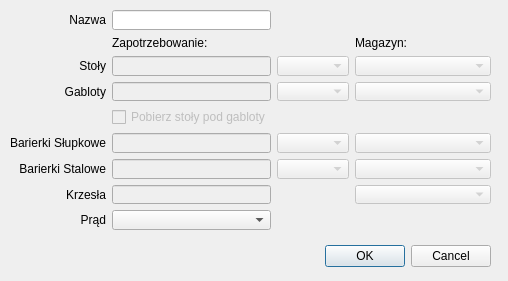
<?xml version="1.0" encoding="UTF-8"?>
<ui version="4.0">
 <class>Nowestoisko</class>
 <widget class="QDialog" name="Nowestoisko">
  <property name="geometry">
   <rect>
    <x>0</x>
    <y>0</y>
    <width>508</width>
    <height>281</height>
   </rect>
  </property>
  <property name="sizePolicy">
   <sizepolicy hsizetype="Fixed" vsizetype="Fixed">
    <horstretch>0</horstretch>
    <verstretch>0</verstretch>
   </sizepolicy>
  </property>
  <property name="windowTitle">
   <string>Dialog</string>
  </property>
  <widget class="QDialogButtonBox" name="buttonBox">
   <property name="geometry">
    <rect>
     <x>200</x>
     <y>240</y>
     <width>291</width>
     <height>32</height>
    </rect>
   </property>
   <property name="orientation">
    <enum>Qt::Horizontal</enum>
   </property>
   <property name="standardButtons">
    <set>QDialogButtonBox::Cancel|QDialogButtonBox::Ok</set>
   </property>
  </widget>
  <widget class="QWidget" name="layoutWidget">
   <property name="geometry">
    <rect>
     <x>10</x>
     <y>10</y>
     <width>481</width>
     <height>220</height>
    </rect>
   </property>
   <layout class="QGridLayout" name="gridLayout">
    <item row="5" column="0">
     <widget class="QLabel" name="label_4">
      <property name="text">
       <string>Barierki Słupkowe</string>
      </property>
      <property name="alignment">
       <set>Qt::AlignRight|Qt::AlignTrailing|Qt::AlignVCenter</set>
      </property>
     </widget>
    </item>
    <item row="5" column="2">
     <widget class="QComboBox" name="jednbarierslupkowych">
      <property name="enabled">
       <bool>false</bool>
      </property>
     </widget>
    </item>
    <item row="2" column="1">
     <widget class="QLineEdit" name="Stoly">
      <property name="enabled">
       <bool>false</bool>
      </property>
     </widget>
    </item>
    <item row="6" column="0">
     <widget class="QLabel" name="label_5">
      <property name="text">
       <string>Barierki Stalowe</string>
      </property>
      <property name="alignment">
       <set>Qt::AlignRight|Qt::AlignTrailing|Qt::AlignVCenter</set>
      </property>
     </widget>
    </item>
    <item row="1" column="1">
     <widget class="QLabel" name="label_9">
      <property name="text">
       <string>Zapotrzebowanie:</string>
      </property>
      <property name="alignment">
       <set>Qt::AlignLeading|Qt::AlignLeft|Qt::AlignVCenter</set>
      </property>
     </widget>
    </item>
    <item row="2" column="0">
     <widget class="QLabel" name="label_2">
      <property name="text">
       <string>Stoły</string>
      </property>
      <property name="alignment">
       <set>Qt::AlignRight|Qt::AlignTrailing|Qt::AlignVCenter</set>
      </property>
     </widget>
    </item>
    <item row="2" column="2">
     <widget class="QComboBox" name="jednstolow">
      <property name="enabled">
       <bool>false</bool>
      </property>
     </widget>
    </item>
    <item row="3" column="2">
     <widget class="QComboBox" name="jedngablot">
      <property name="enabled">
       <bool>false</bool>
      </property>
     </widget>
    </item>
    <item row="3" column="0">
     <widget class="QLabel" name="label_3">
      <property name="text">
       <string>Gabloty</string>
      </property>
      <property name="alignment">
       <set>Qt::AlignRight|Qt::AlignTrailing|Qt::AlignVCenter</set>
      </property>
     </widget>
    </item>
    <item row="8" column="0">
     <widget class="QLabel" name="label_7">
      <property name="text">
       <string>Prąd</string>
      </property>
      <property name="alignment">
       <set>Qt::AlignRight|Qt::AlignTrailing|Qt::AlignVCenter</set>
      </property>
     </widget>
    </item>
    <item row="7" column="1">
     <widget class="QLineEdit" name="Krzesla">
      <property name="enabled">
       <bool>false</bool>
      </property>
     </widget>
    </item>
    <item row="3" column="1">
     <widget class="QLineEdit" name="Gabloty">
      <property name="enabled">
       <bool>false</bool>
      </property>
     </widget>
    </item>
    <item row="7" column="0">
     <widget class="QLabel" name="label_6">
      <property name="text">
       <string>Krzesła</string>
      </property>
      <property name="alignment">
       <set>Qt::AlignRight|Qt::AlignTrailing|Qt::AlignVCenter</set>
      </property>
     </widget>
    </item>
    <item row="0" column="0">
     <widget class="QLabel" name="label">
      <property name="text">
       <string>Nazwa</string>
      </property>
      <property name="alignment">
       <set>Qt::AlignRight|Qt::AlignTrailing|Qt::AlignVCenter</set>
      </property>
     </widget>
    </item>
    <item row="8" column="1">
     <widget class="QComboBox" name="prad"/>
    </item>
    <item row="0" column="1">
     <widget class="QLineEdit" name="nazwa"/>
    </item>
    <item row="6" column="2">
     <widget class="QComboBox" name="jednbarierstalowych">
      <property name="enabled">
       <bool>false</bool>
      </property>
     </widget>
    </item>
    <item row="6" column="1">
     <widget class="QLineEdit" name="BarierkiStalowe">
      <property name="enabled">
       <bool>false</bool>
      </property>
     </widget>
    </item>
    <item row="4" column="1">
     <widget class="QCheckBox" name="dodatekpodgabloty">
      <property name="enabled">
       <bool>false</bool>
      </property>
      <property name="text">
       <string>Pobierz stoły pod gabloty</string>
      </property>
     </widget>
    </item>
    <item row="5" column="1">
     <widget class="QLineEdit" name="BarierkiSlupkowe">
      <property name="enabled">
       <bool>false</bool>
      </property>
     </widget>
    </item>
    <item row="2" column="3">
     <widget class="QComboBox" name="magazynstoly">
      <property name="enabled">
       <bool>false</bool>
      </property>
      <property name="sizePolicy">
       <sizepolicy hsizetype="Expanding" vsizetype="Fixed">
        <horstretch>0</horstretch>
        <verstretch>0</verstretch>
       </sizepolicy>
      </property>
     </widget>
    </item>
    <item row="1" column="3">
     <widget class="QLabel" name="label_8">
      <property name="text">
       <string>Magazyn:</string>
      </property>
      <property name="alignment">
       <set>Qt::AlignLeading|Qt::AlignLeft|Qt::AlignVCenter</set>
      </property>
     </widget>
    </item>
    <item row="7" column="3">
     <widget class="QComboBox" name="magazynkrzesla">
      <property name="enabled">
       <bool>false</bool>
      </property>
     </widget>
    </item>
    <item row="6" column="3">
     <widget class="QComboBox" name="magazynbarierkistalowe">
      <property name="enabled">
       <bool>false</bool>
      </property>
     </widget>
    </item>
    <item row="5" column="3">
     <widget class="QComboBox" name="magazynbarierkislupkowe">
      <property name="enabled">
       <bool>false</bool>
      </property>
     </widget>
    </item>
    <item row="3" column="3">
     <widget class="QComboBox" name="magazyngabloty">
      <property name="enabled">
       <bool>false</bool>
      </property>
     </widget>
    </item>
   </layout>
  </widget>
 </widget>
 <resources/>
 <connections>
  <connection>
   <sender>buttonBox</sender>
   <signal>accepted()</signal>
   <receiver>Nowestoisko</receiver>
   <slot>accept()</slot>
   <hints>
    <hint type="sourcelabel">
     <x>248</x>
     <y>254</y>
    </hint>
    <hint type="destinationlabel">
     <x>157</x>
     <y>274</y>
    </hint>
   </hints>
  </connection>
  <connection>
   <sender>buttonBox</sender>
   <signal>rejected()</signal>
   <receiver>Nowestoisko</receiver>
   <slot>reject()</slot>
   <hints>
    <hint type="sourcelabel">
     <x>316</x>
     <y>260</y>
    </hint>
    <hint type="destinationlabel">
     <x>286</x>
     <y>274</y>
    </hint>
   </hints>
  </connection>
 </connections>
</ui>
